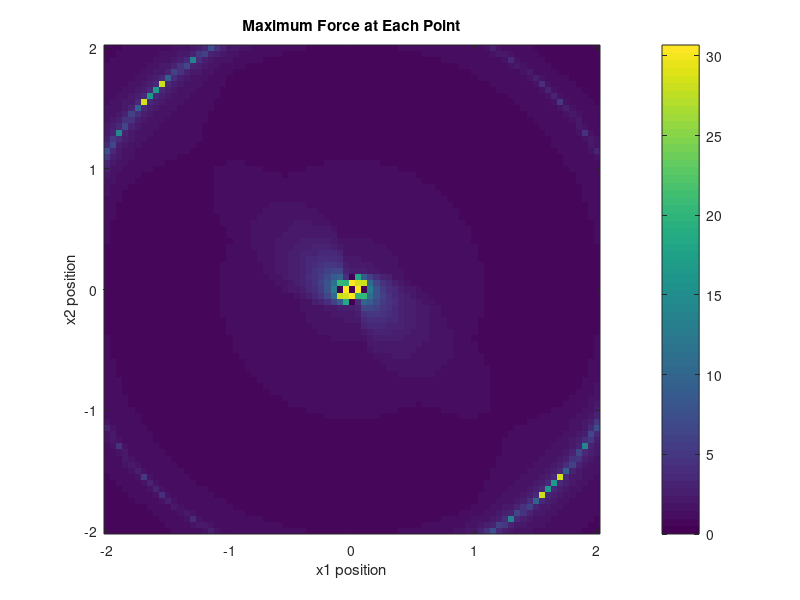
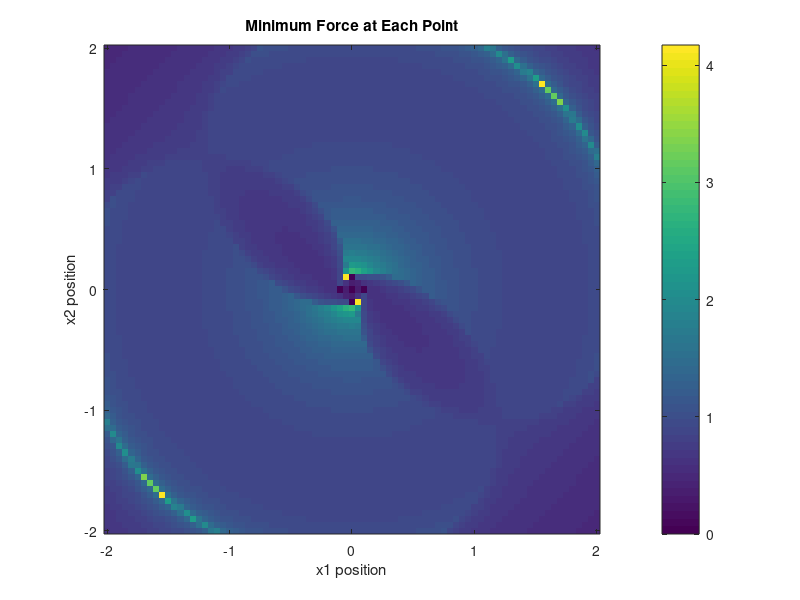
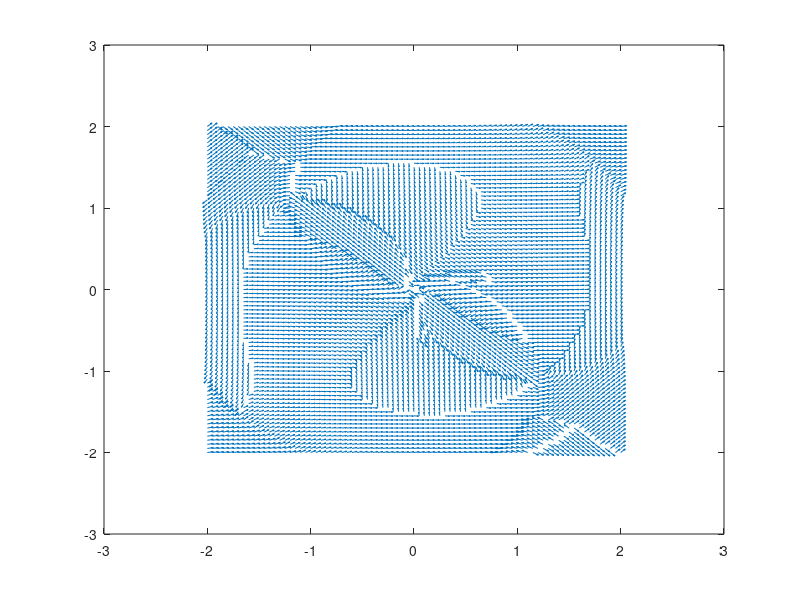

Write the MATLAB code that produced these figures, in order.
l1=1.2;
l2=1.1;
x = -2:.05:2;
y = -2:.05:2;
J = cell(length(x),length(y));
Jeig = cell(length(x),length(y));
Jvec = Jeig;
l3 = zeros(length(x),length(y));
xsum = zeros(length(x),length(y));
C = xsum;
C1 = xsum;
CC = xsum;
C2 = xsum;
Cder = xsum;
for i = 1:length(x)
    for j = 1:length(y)
        l3(i,j)=sqrt(x(i)^2+y(j)^2);
        xsum(i,j) = x(i)^2 + y(j)^2;
        C(i,j)=(l2^2-x(i)^2-y(j)^2-l1^2)/(-2*l1*l3(i,j));
        C1(i,j)=1/sqrt(1-C(i,j)^2);
        CC(i,j)=(x(i)^2+y(j)^2-l1^2-l2^2)/(-2*l1*l2);
        C2(i,j)=1/sqrt(1-CC(i,j)^2);
        Cder(i,j)=(1/(l1*l3(i,j)))+((l2^2-x(i)^2-y(j)^2-l1^2)*1)/(2*l1*l3(i,j)^3);
        J{i,j}(1,1)=-y(j)/xsum(i,j)+x(i)*C1(i,j)*Cder(i,j);
        J{i,j}(1,2)=x(i)/xsum(i,j)+y(j)*C1(i,j)*Cder(i,j);
        J{i,j}(2,1)=-y(j)/xsum(i,j)+x(i)*C1(i,j)*Cder(i,j)-x(i)*C2(i,j)/(l1*l2);
        J{i,j}(2,2)=x(i)/xsum(i,j)+y(j)*C1(i,j)*Cder(i,j)-y(j)*C2(i,j)/(l1*l2);
        if ~any(isnan(J{i,j}))
        [Jvec{i,j},Jeig{i,j}] = eig(J{i,j}');
        Jeig{i,j} = diag(Jeig{i,j});
        else 
            Jeig{i,j} = [0 0];
            Jvec{i,j} = [0 0; 0 0];
        end
    end
end

for i=1:length(x)
    for j=1:length(y)
        Jeiglarge(i,j) = max(abs(Jeig{i,j}));
        Jeigsmall(i,j) = min(abs(Jeig{i,j}));
    end
end

for i=1:length(x)
    for j=1:length(y)
        Jvecx1(i,j) = Jvec{i,j}(1,1);
        Jvecy1(i,j) = Jvec{i,j}(2,1);
        Jvecx2(i,j) = Jvec{i,j}(1,2);
        Jvecy2(i,j) = Jvec{i,j}(2,2);
    end
end
figure;
imagesc(x,y,Jeiglarge);
colorbar
title('Maximum Force at Each Point');
xlabel('x1 position');
ylabel('x2 position');
set(gca,'YDir','normal')
figure;
imagesc(x,y,Jeigsmall);
colorbar
title('Minimum Force at Each Point');
xlabel('x1 position');
ylabel('x2 position');
set(gca,'YDir','normal')
figure;
quiver(x,y,Jvecx1,Jvecy1);
hold on
%quiver(x,y,Jvecx2,Jvecy2);
hold off